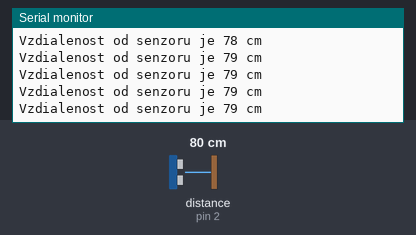
This sketch was run on a simulated Arduino Uno, built with avr-gcc and run on an emulated ATmega328P. On the bench: the last lines printed to the serial monitor. Wiring (inferred from the names in the program): ultrasonic range finder: trigger pin 3; echo pin 2. The test bench sets the inputs (shaded band); at power-on: distance to the obstacle (sensor on pin 2) 80 cm. The echo pulse lasts 58.3 µs per cm.

Above: at 1.2 s.
1.3 s: distance to the obstacle (sensor on pin 2) set to 35 cm
At 1.59 s:
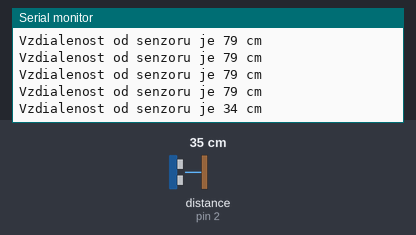
4.3 s: distance to the obstacle (sensor on pin 2) set to 2 cm
At 4.43 s:
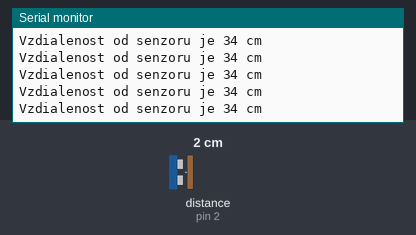
Timing chart, 0 to 7.3 s (numbered marks = the images above; inputs shaded):
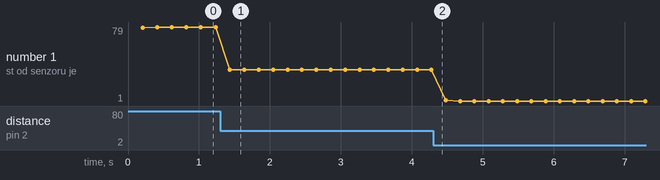

The sketch:

Ultrazvukovy-Senzor-Vzdialenost.ino
```cpp
const int echo = 2;
const int trig = 3;

long cas; // premenna na cas putovania ultrazvuku
int vzdialenost; // premenna na vzdialenost

void setup() {
  pinMode(trig, OUTPUT); // nastavenie trig a echo pinov
  pinMode(echo, INPUT);
  Serial.begin(9600);
  Serial.println("Ultrazvukovy senzor HC-SR04 s rozsahom od 2 do 400 cm.");
}
void loop() {
  // vypne trig pin
  digitalWrite(trig, LOW);
  delay(200); //spomalenie vypisovania dat kvoli lepsej citatelnosti
  // zapne trig na 10 mikrosekund
  digitalWrite(trig, HIGH);
  delayMicroseconds(10);
  digitalWrite(trig, LOW); // precita to echo a da nam to cas putovania ultrazvuku v mikrosekundach
  cas = pulseIn(echo, HIGH);
  vzdialenost = cas * 0.034 / 2; //rychlost zvuku vydelena 2 (lebo ultrazvuk cestuje tam a spat)

  if (vzdialenost<400) { //senzor ma rozsah 2 az 400 cm na zaklade data sheetu, pri hodnotach mimo rozsahu zvycajne vrati hodnotu cca 2139
    Serial.print("Vzdialenost od senzoru je "); //vypise vzdialenost v cm ak je v rozsahu senzoru
    Serial.print(vzdialenost);
    Serial.println(" cm");
  }
  else {
    Serial.println("Senzor je moc blizko alebo daleko. Rozsah senzoru je od 2 do 400 cm."); //vypise chybovu hlasku ak je hodnota mimo rozsahu senzoru
  }


}
```

Measured:
- after the input at 1.3 s, the serial monitor: prints a new line after 0.14 s (image 1)
- plotted number 1: 79 → 34 after the input at 1.3 s, 34 → 1 after the input at 4.3 s
